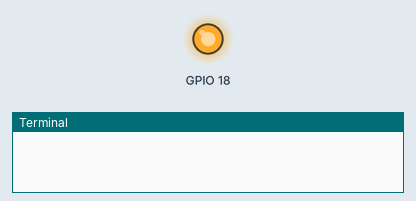
Recording of a program running on a simulated Raspberry Pi (BCM pin numbers). On the bench: output pins drawn as LEDs (lit = HIGH), the last lines printed to the terminal. At 1.0 s the program stops and its outputs stay as they are.

Above: at 0.1 s.
At 1.1 s:
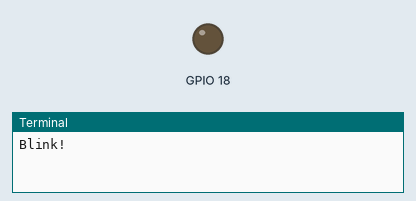
Timing chart, 0 to 2.5 s (numbered marks = the images above):
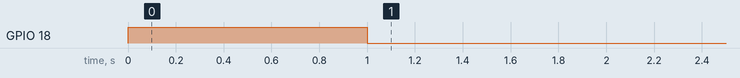

The program:

fct_simpleLEDblink.py
```python
#! /bin/python3

import RPi.GPIO as GPIO
import time

GPIO.setmode(GPIO.BCM)

GPIO.setup(18, GPIO.OUT)

GPIO.output(18, GPIO.HIGH)

time.sleep(1)

GPIO.output(18, GPIO.LOW)

GPIO.cleanup()

print("Blink!")
```

Measured:
- by itself, GPIO 18: LOW → HIGH at 0.00 s, → LOW 1.0 s later
